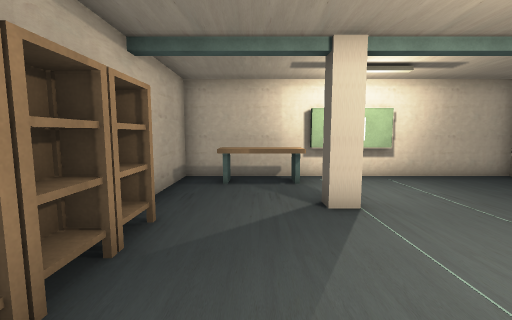
view 1 (above)

16 first-person views from a walk through a 3-D level made in the Unity game engine. The camera is 1.4 m above the floor, tilts 6° down and sees 90° across. The floor is counted in squares, 1 m on a side. Each view is taken from the middle of a square. On the plan, view 1 faces up. The plan holds only what a view shows up to about 13 squares ahead; the rest is blank. The player character is not drawn.

view 2
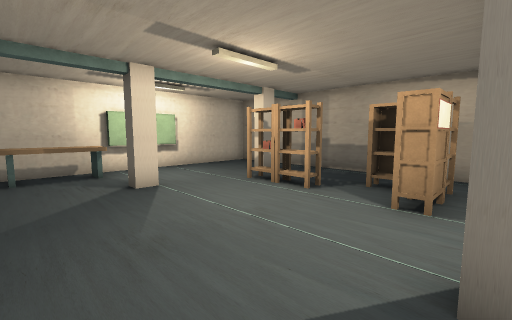

view 3
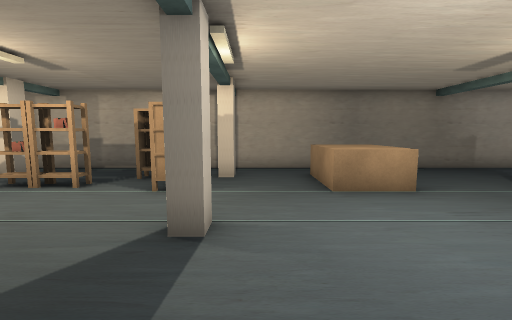

view 4
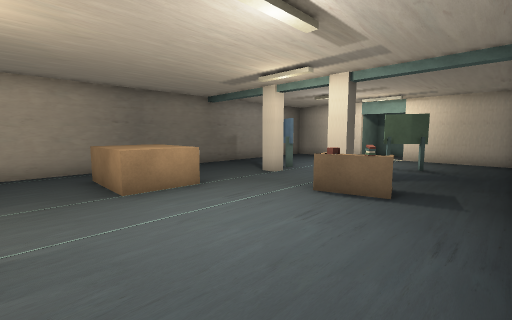

view 5
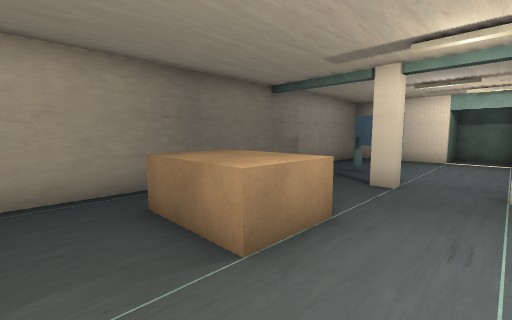

view 6
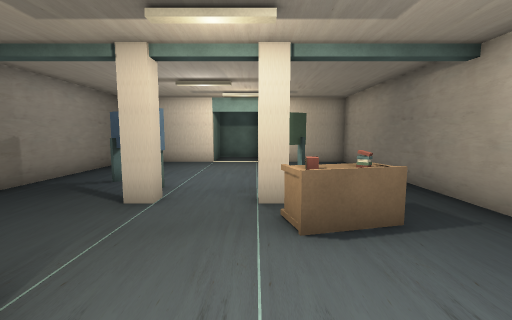

view 7
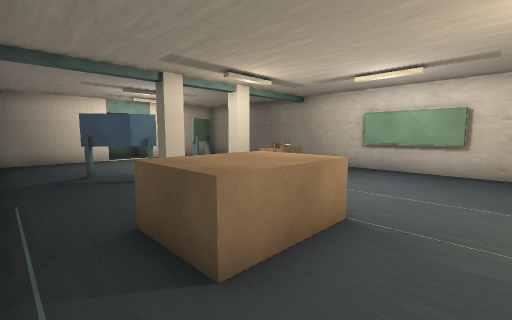

view 8
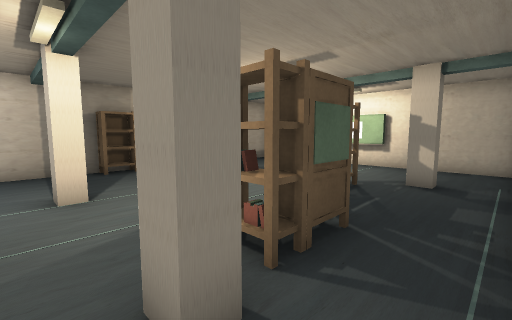

view 9
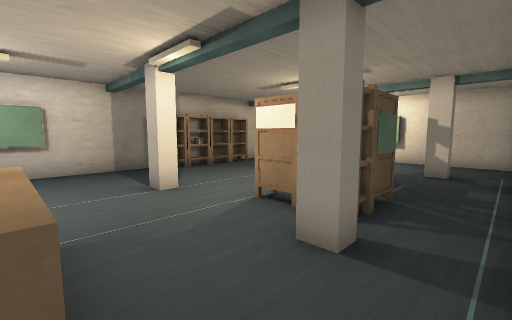

view 10
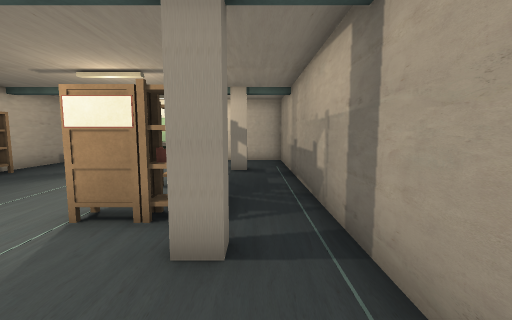

view 11
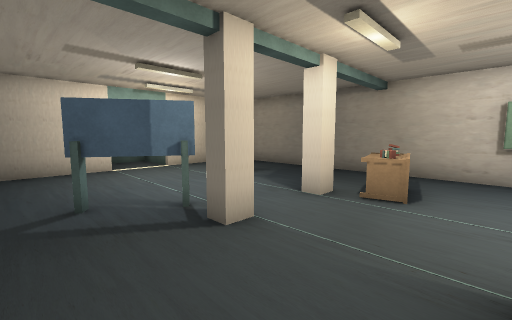

view 12
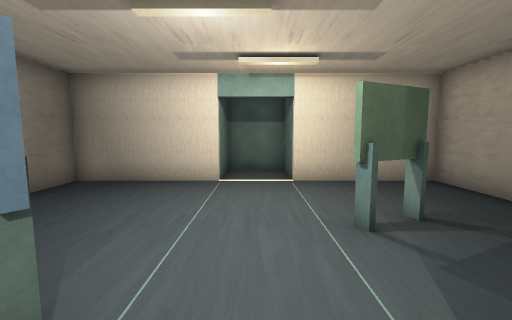

view 13
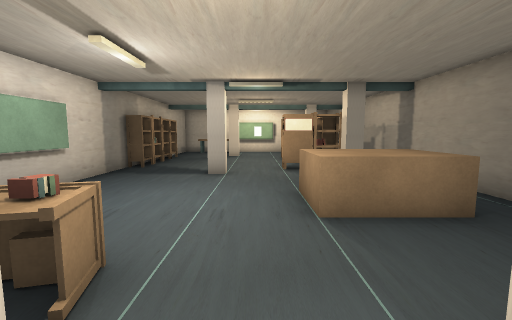

view 14
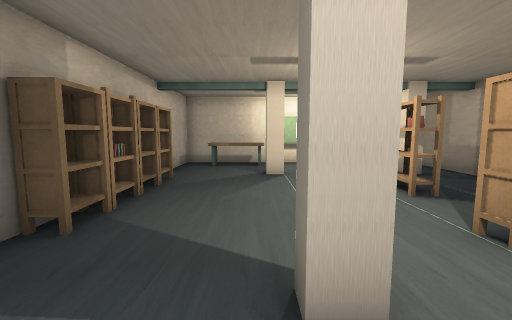

view 15
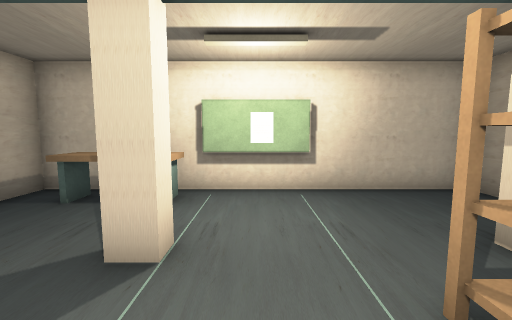

view 16
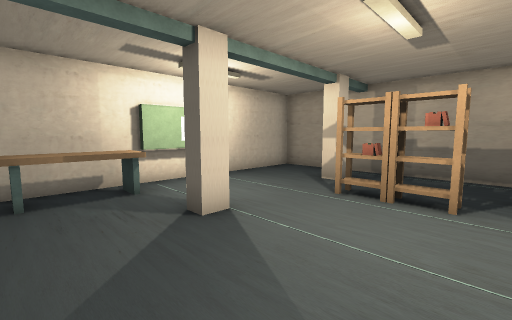

### Floor plan
Points are (right, up) in squares from view 1. A wall is a line through its corners. A room is listed if a view was taken in it or the views show most of it. See-through windows are left out.
Room 1 (views 1, 2, 3, 4, 5, 6, 7, 8, 9, 10, 11, 12, 13, 14, 15, 16)
walls: (2, -1.8) (2, -2.3) (1.4, -2.3) (1.4, -1.8); (6.7, -1.8) (6.7, -2.3) (6.1, -2.3) (6.1, -1.8); (-2.1, -4) (-2.1, -7.2); (6.3, -0.5) (6.3, -1.1) (5.4, -1.1); (4, -10.6) (4, -10) (4.6, -10) (4.6, -10.5); (1.4, -10.6) (1.4, -10) (2, -10) (2, -10.5); (-1.5, 0.5) (-2.3, 0.5) (-2.3, -17.5) (2, -17.5) (2, -20) (4, -20) (4, -17.5) (8.3, -17.5) (8.3, 8.3) (1.4, 8.3); (4.5, 2.4) (4.5, 3.9); (-2.3, 1.8) (-2.3, 1); (-2.3, 2.8) (-2.3, 2.2); (-1.6, 4.1) (-1.6, -0.6) (-2.2, -0.6); (2, 5.2) (2, 4.6) (1.4, 4.6) (1.4, 5.2); (6.7, 5.2) (6.7, 4.6) (6.1, 4.6) (6.1, 5.2); (4.4, 8) (1.6, 8); (-1.6, 8.3) (-2.3, 8.3) (-2.3, 4.6)
objects: other object (-1, 7) to (1, 8); other object (0, -14) to (1, -14); other object (0, -9) to (1, -9); other object (4, -7) to (6, -5); other object (4, -1) to (5, -1); other object (5, -12) to (6, -12); other object (5, 2); other object (6, 0)

Positions as (right, up) in squares from view 1, and headings:
1: (0, 0), facing up
2: (-1, -2), facing up-right
3: (-2, -3), facing right
4: (-2, -3), facing down-right
5: (2, -3), facing down-right
6: (2, -5), facing down
7: (8, -3), facing down-left
8: (8, -3), facing up-left
9: (8, -5), facing up-left
10: (7, -5), facing up
11: (7, -7), facing down-left
12: (3, -10), facing down
13: (3, -11), facing up
14: (1, -4), facing up
15: (3, 2), facing up
16: (-1, 1), facing up-right
